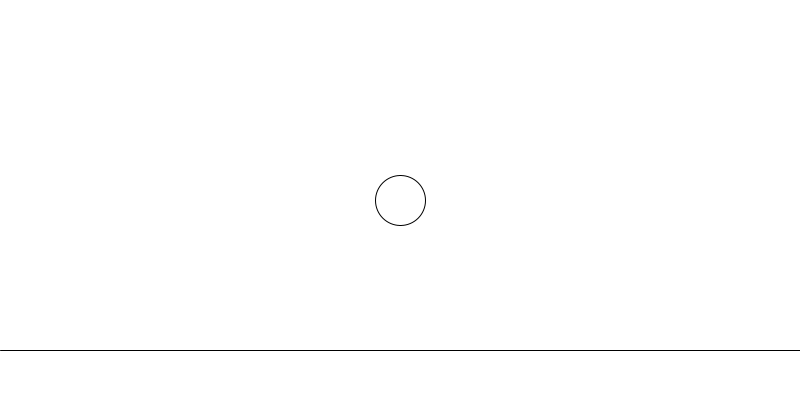
Frame 1 (no input)
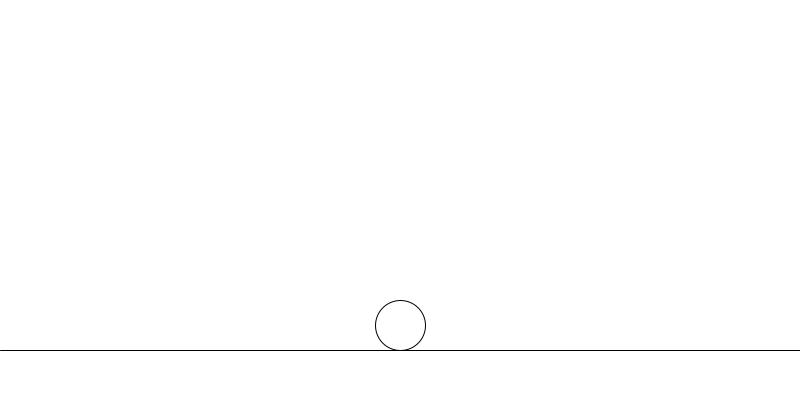
Frame 60 (the mouse pressed at the canvas centre just before this capture)
Frame 120 (the mouse held since frame 60 and released just before this capture): identical to frame 60, image omitted

The Processing sketch that drew these frames (run headless with seeded random() and noise(); from frame 60 on, the mouse is pressed at the canvas centre):

// Processing sketch: Bsp_Springen
// ── Bsp_Springen.pde
float circleX;
float circleY;
float circleVy;
int lineY;//Bodenlinie
boolean leftPressed;
boolean rightPressed;

void setup() {
  size(800,400);
  circleX = width/2;
  circleY = height/2;
  circleVy = 0;
  lineY = height - 50;
  leftPressed = false;
  rightPressed = false;
}

void draw() {
  circleY = circleY + circleVy;
  if(circleY > lineY - 25) {
    circleY = lineY-25;
    circleVy = 0;
  } else {
    circleVy = circleVy + 1;
  }
  if(leftPressed && circleX > 25) {
    circleX = circleX - 3;
  }
  if(rightPressed && circleX < width - 25) {
    circleX = circleX + 3;
  }

  background(255);
  line(0, lineY, width, lineY);
  circle(circleX, circleY, 50);
}

void keyPressed() {
  if(key == ' ') {
    circleVy = circleVy - 10;
  } else if (keyCode == LEFT) {
    leftPressed = true;
  } else if (keyCode == RIGHT) {
    rightPressed = true;
  }
}

void keyReleased() {
  if (keyCode == LEFT) {
    leftPressed = false;
  } else if (keyCode == RIGHT) {
    rightPressed = false;
  }
}
